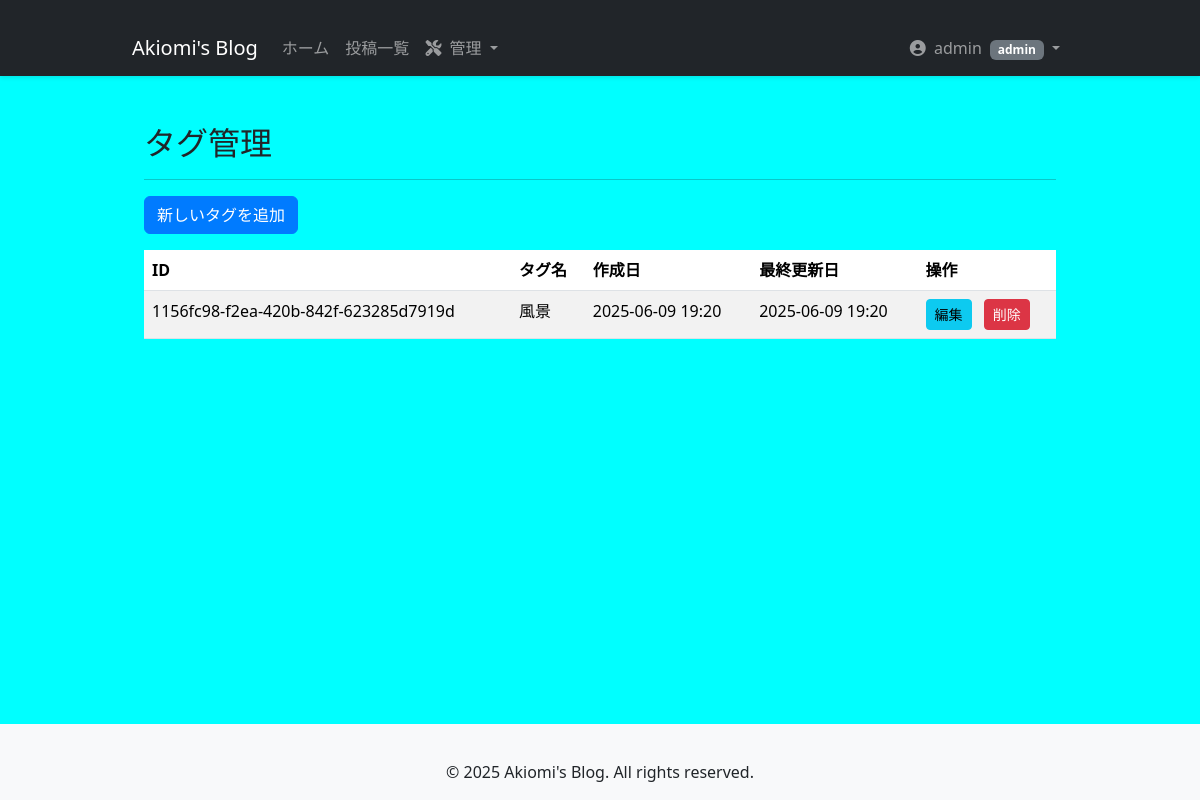
The page /admin/tags (signed in) on the database its author committed.
### app/models.py (models this page shows, shortened)
class User(UserMixin, db.Model):
    __tablename__ = 'user'
    id = db.Column(UUIDType(binary=False), primary_key=True, default=uuid.uuid4)
    username = db.Column(db.String(64), unique=True, nullable=False)
    email = db.Column(db.String(120), unique=True, nullable=False)
    password_hash = db.Column(db.String(256), nullable=False)
    role_id = db.Column(db.Integer, db.ForeignKey('role.id'), nullable=True)
    created_at = db.Column(db.DateTime, default=lambda: datetime.now(pytz.utc), nullable=False)
    updated_at = db.Column(db.DateTime, default=lambda: datetime.now(pytz.utc), onupdate=lambda: datetime.now(pytz.utc), nullable=False)
    role = relationship('Role', backref=db.backref('users', lazy='dynamic'))
    posts = relationship('Post', backref='posted_by', lazy='dynamic', cascade='all, delete-orphan')
    categories = relationship('Category', backref='user', lazy='dynamic', cascade='all, delete-orphan')
    tags = relationship('Tag', backref='user', lazy='dynamic', cascade='all, delete-orphan')
    uploaded_images = relationship('Image', back_populates='uploader', lazy='dynamic', cascade='all, delete-orphan')
    comments = relationship('Comment', backref='comment_author', lazy='dynamic', cascade='all, delete-orphan')
    @property
    def is_admin(self):
        return self.has_role('admin')
    def has_role(self, role_name):
        return self.role is not None and self.role.name == role_name

class Role(db.Model):
    __tablename__ = 'role'
    id = db.Column(db.Integer, primary_key=True)
    name = db.Column(db.String(64), unique=True, nullable=False)
    description = db.Column(db.String(256), nullable=True)

class Tag(db.Model):
    __tablename__ = 'tag'
    id = db.Column(UUIDType(binary=False), primary_key=True, default=uuid.uuid4)
    name = db.Column(db.String(64), nullable=False)
    slug = db.Column(db.String(64), nullable=False)
    created_at = db.Column(db.DateTime, default=lambda: datetime.now(pytz.utc), nullable=False)
    updated_at = db.Column(db.DateTime, default=lambda: datetime.now(pytz.utc), onupdate=lambda: datetime.now(pytz.utc), nullable=False)
    user_id = db.Column(UUIDType(binary=False), db.ForeignKey('user.id'), nullable=False)
    __table_args__ = (UniqueConstraint('name', 'user_id', name='_tag_name_user_id_uc'),
                      UniqueConstraint('slug', 'user_id', name='_tag_slug_user_id_uc'))

### app/admin/routes.py (the view)
@admin_bp.route('/tags')
@login_required
def manage_tags():
    if not current_user.is_admin and not current_user.is_editor:
        flash('管理者または編集者権限が必要です。', 'danger')
        return redirect(url_for('home.index'))
    tags = Tag.query.all()
    return render_template('tags/manage_tags.html', tags=tags)

### app/admin/templates/tags/manage_tags.html (shortened to what this page needs)
{% extends "base.html" %}
{% block content %}
<div class="container mt-4">
    <h2>タグ管理</h2>
    <hr>
    <div class="mb-3">
        <a href="{{ url_for('admin.new_tag') }}" class="btn btn-primary">新しいタグを追加</a>
    </div>
    {% if tags %}
        <table class="table table-striped table-hover">
            <thead>
                <tr>
                    <th>ID</th>
                    <th>タグ名</th>
                    <th>作成日</th>
                    <th>最終更新日</th>
                    <th>操作</th>
                </tr>
            </thead>
            <tbody>
                {% for tag in tags %}
                <tr>
                    <td>{{ tag.id }}</td>
                    <td>{{ tag.name }}</td>
                    <td>{{ tag.created_at.strftime('%Y-%m-%d %H:%M') }}</td>
                    <td>{{ tag.updated_at.strftime('%Y-%m-%d %H:%M') if tag.updated_at else 'N/A' }}</td>
                    <td>
                        <a href="{{ url_for('admin.edit_tag', tag_id=tag.id) }}" class="btn btn-sm btn-info me-2">編集</a>
                        <form action="{{ url_for('admin.delete_tag', tag_id=tag.id) }}" method="POST" class="d-inline" onsubmit="return confirm('本当にこのタグを削除しますか？');">
                            <button type="submit" class="btn btn-sm btn-danger">削除</button>
                        </form>
                    </td>
                </tr>
                {% endfor %}
            </tbody>
        </table>
    {% else %}
        <p>まだタグが作成されていません。</p>
    {% endif %}
</div>
{% endblock %}

### app/templates/base.html (shortened to what this page needs)
<!doctype html>
<html lang="ja">
<head>
    <link href="https://cdn.jsdelivr.net/npm/bootstrap@5.3.3/dist/css/bootstrap.min.css"
             rel="stylesheet"
>
    <link rel="stylesheet" href="https://cdnjs.cloudflare.com/ajax/libs/font-awesome/6.5.2/css/all.min.css"
 />
    <link rel="stylesheet" href="{{ url_for('static', filename='css/style.css') }}">
</head>
<body class="d-flex flex-column min-vh-100">
    <nav class="navbar navbar-expand-lg navbar-dark bg-dark">
        <div class="container">
            <a class="navbar-brand" href="{{ url_for('home.index') }}">Akiomi's Blog</a>
            <div class="collapse navbar-collapse" id="navbarNav">
                <ul class="navbar-nav me-auto mb-2 mb-lg-0">
                    <li class="nav-item">
                        <a class="nav-link" href="{{ url_for('home.index') }}">ホーム</a>
                    </li>
                    <li class="nav-item">
                        <a class="nav-link" href="{{ url_for('public_posts.list_posts') }}">投稿一覧</a>
                    </li>
                    {% if current_user.is_authenticated and current_user.role and current_user.role.name == 'admin' %}
                    <li class="nav-item dropdown">
                        <a class="nav-link dropdown-toggle" href="#" id="adminNavbarDropdown" role="button" data-bs-toggle="dropdown" aria-expanded="false">
                            <i class="fas fa-tools me-1"></i> 管理
                        </a>
                    </li>
                    {% endif %}
                </ul>
                <ul class="navbar-nav ms-auto">
                    {% if current_user.is_authenticated %}
                        <li class="nav-item dropdown">
                            <a class="nav-link dropdown-toggle" href="#" id="navbarDropdown" role="button" data-bs-toggle="dropdown" aria-expanded="false">
                                <i class="fas fa-user-circle me-1"></i>
                                {{ current_user.username }}
                                {% if current_user.role %}
                                    <span class="badge bg-secondary ms-1">{{ current_user.role.name }}</span>
                                {% endif %}
                            </a>
                        </li>
                    {% endif %}
                </ul>
            </div>
        </div>
    </nav>
    <main class="flex-grow-1 container mt-4">
        {% block content %}{% endblock %}
    </main>
    <footer class="bg-light py-3 mt-auto">
        <div class="container text-center">
            <p class="mb-0">&copy; {{ current_year }} Akiomi's Blog. All rights reserved.</p>
        </div>
    </footer>
</body>
</html>

### static/css/style.css (style rules this page uses)
body { background-color: #00ffff; font-family: 'Segoe UI', Tahoma, Geneva, Verdana, sans-serif; }
.navbar { box-shadow: 0 2px 4px rgba(0,0,0,.1); }
.container { max-width: 960px; margin-top: 20px; }
.btn-primary { background-color: #007bff; border-color: #007bff; }

### rows shown on the page
User: username "admin"
Role: role.name "admin"
Tag: id "1156fc98-f2ea-420b-842f-623285d7919d", name "風景", created_at "2025-06-09 19:20", updated_at "2025-06-09 19:20"
